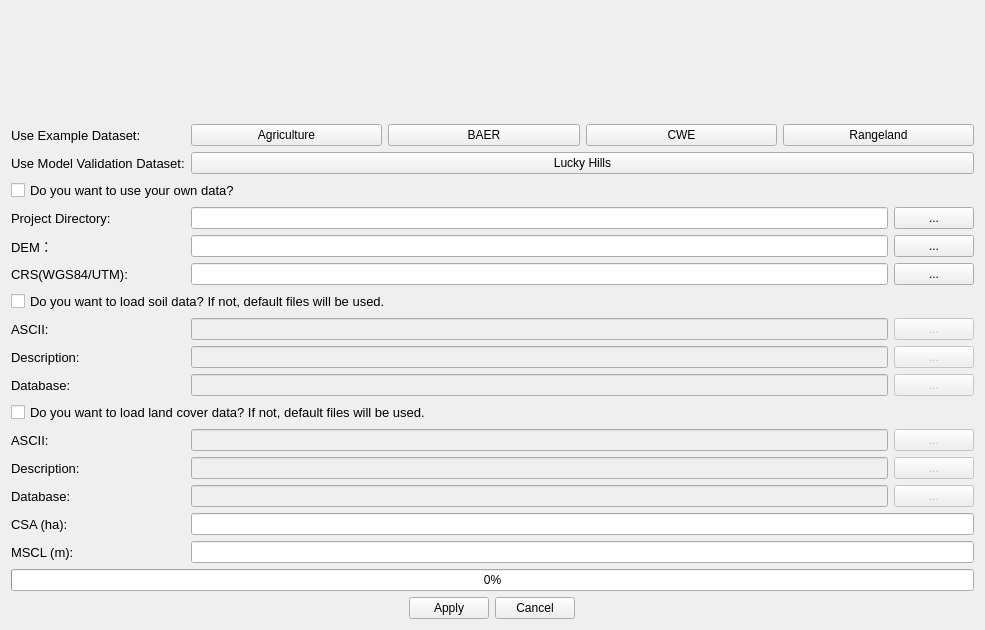
 <widget class="QDialog" name="QGeoWEPPbDialogBase">
  <property name="geometry">
   <rect>
    <x>0</x>
    <y>0</y>
    <width>977</width>
    <height>667</height>
   </rect>
  </property>
  <property name="sizePolicy">
   <sizepolicy hsizetype="Preferred" vsizetype="Expanding">
    <horstretch>0</horstretch>
    <verstretch>0</verstretch>
   </sizepolicy>
  </property>
  <property name="windowTitle">
   <string>QGeoWEPP</string>
  </property>
  <layout class="QVBoxLayout" name="verticalLayout">
   <property name="sizeConstraint">
    <enum>QLayout::SetFixedSize</enum>
   </property>
   <item>
    <layout class="QGridLayout" name="gridLayout">
     <property name="sizeConstraint">
      <enum>QLayout::SetDefaultConstraint</enum>
     </property>
     <item row="4" column="2">
      <widget class="QLineEdit" name="lineEdit_project"/>
     </item>
     <item row="4" column="0" colspan="2">
      <widget class="QLabel" name="label_2">
       <property name="font">
        <font>
         <pointsize>10</pointsize>
        </font>
       </property>
       <property name="text">
        <string>Project Directory:</string>
       </property>
      </widget>
     </item>
     <item row="1" column="0" colspan="2">
      <widget class="QLabel" name="label_7">
       <property name="font">
        <font>
         <pointsize>10</pointsize>
        </font>
       </property>
       <property name="text">
        <string>Use Example Dataset:</string>
       </property>
      </widget>
     </item>
     <item row="22" column="3">
      <widget class="QPushButton" name="pushButton_lcDB">
       <property name="enabled">
        <bool>false</bool>
       </property>
       <property name="text">
        <string>...</string>
       </property>
      </widget>
     </item>
     <item row="20" column="3">
      <widget class="QPushButton" name="pushButton_lcDscp">
       <property name="enabled">
        <bool>false</bool>
       </property>
       <property name="text">
        <string>...</string>
       </property>
      </widget>
     </item>
     <item row="29" column="0" colspan="4">
      <widget class="QDialogButtonBox" name="button_box">
       <property name="font">
        <font/>
       </property>
       <property name="layoutDirection">
        <enum>Qt::RightToLeft</enum>
       </property>
       <property name="orientation">
        <enum>Qt::Horizontal</enum>
       </property>
       <property name="standardButtons">
        <set>QDialogButtonBox::Apply|QDialogButtonBox::Cancel</set>
       </property>
       <property name="centerButtons">
        <bool>true</bool>
       </property>
      </widget>
     </item>
     <item row="6" column="3">
      <widget class="QPushButton" name="pushButton_DEM">
       <property name="text">
        <string>...</string>
       </property>
      </widget>
     </item>
     <item row="15" column="2">
      <widget class="QLineEdit" name="lineEdit_soilDB">
       <property name="enabled">
        <bool>false</bool>
       </property>
      </widget>
     </item>
     <item row="17" column="0" colspan="3">
      <widget class="QCheckBox" name="checkBox_lc">
       <property name="font">
        <font>
         <pointsize>10</pointsize>
         <bold>false</bold>
        </font>
       </property>
       <property name="text">
        <string>Do you want to load land cover data? If not, default files will be used.</string>
       </property>
      </widget>
     </item>
     <item row="20" column="0" colspan="2">
      <widget class="QLabel" name="label_lcDscp">
       <property name="font">
        <font>
         <pointsize>10</pointsize>
        </font>
       </property>
       <property name="text">
        <string>Description:</string>
       </property>
      </widget>
     </item>
     <item row="10" column="0" colspan="3">
      <widget class="QCheckBox" name="checkBox_soil">
       <property name="enabled">
        <bool>true</bool>
       </property>
       <property name="font">
        <font>
         <pointsize>10</pointsize>
         <bold>false</bold>
        </font>
       </property>
       <property name="text">
        <string>Do you want to load soil data? If not, default files will be used.</string>
       </property>
       <property name="checked">
        <bool>false</bool>
       </property>
      </widget>
     </item>
     <item row="2" column="0" colspan="2">
      <widget class="QLabel" name="label_8">
       <property name="font">
        <font>
         <pointsize>10</pointsize>
        </font>
       </property>
       <property name="text">
        <string>Use Model Validation Dataset:</string>
       </property>
      </widget>
     </item>
     <item row="18" column="2">
      <widget class="QLineEdit" name="lineEdit_lc">
       <property name="enabled">
        <bool>false</bool>
       </property>
      </widget>
     </item>
     <item row="26" column="0" colspan="2">
      <widget class="QLabel" name="label_5">
       <property name="font">
        <font>
         <pointsize>10</pointsize>
        </font>
       </property>
       <property name="text">
        <string>MSCL (m):</string>
       </property>
      </widget>
     </item>
     <item row="15" column="3">
      <widget class="QPushButton" name="pushButton_soilDB">
       <property name="enabled">
        <bool>false</bool>
       </property>
       <property name="text">
        <string>...</string>
       </property>
      </widget>
     </item>
     <item row="18" column="3">
      <widget class="QPushButton" name="pushButton_lc">
       <property name="enabled">
        <bool>false</bool>
       </property>
       <property name="text">
        <string>...</string>
       </property>
      </widget>
     </item>
     <item row="24" column="2" colspan="2">
      <widget class="QLineEdit" name="lineEdit_CSA"/>
     </item>
     <item row="4" column="3">
      <widget class="QPushButton" name="pushButton">
       <property name="text">
        <string>...</string>
       </property>
      </widget>
     </item>
     <item row="15" column="0" colspan="2">
      <widget class="QLabel" name="label_soilDB">
       <property name="font">
        <font>
         <pointsize>10</pointsize>
        </font>
       </property>
       <property name="text">
        <string>Database:</string>
       </property>
      </widget>
     </item>
     <item row="13" column="3">
      <widget class="QPushButton" name="pushButton_soilDscp">
       <property name="enabled">
        <bool>false</bool>
       </property>
       <property name="text">
        <string>...</string>
       </property>
      </widget>
     </item>
     <item row="11" column="2">
      <widget class="QLineEdit" name="lineEdit_soil">
       <property name="enabled">
        <bool>false</bool>
       </property>
      </widget>
     </item>
     <item row="0" column="0" colspan="4">
      <widget class="QLabel" name="label">
       <property name="minimumSize">
        <size>
         <width>963</width>
         <height>107</height>
        </size>
       </property>
       <property name="maximumSize">
        <size>
         <width>16777215</width>
         <height>107</height>
        </size>
       </property>
       <property name="pixmap">
        <pixmap>../icons/logo.png</pixmap>
       </property>
       <property name="scaledContents">
        <bool>false</bool>
       </property>
      </widget>
     </item>
     <item row="27" column="0" colspan="4">
      <widget class="QProgressBar" name="progressBar">
       <property name="maximum">
        <number>13</number>
       </property>
       <property name="value">
        <number>0</number>
       </property>
       <property name="textVisible">
        <bool>true</bool>
       </property>
      </widget>
     </item>
     <item row="8" column="0" colspan="2">
      <widget class="QLabel" name="label_6">
       <property name="font">
        <font>
         <pointsize>10</pointsize>
        </font>
       </property>
       <property name="text">
        <string>CRS(WGS84/UTM):</string>
       </property>
      </widget>
     </item>
     <item row="11" column="0" colspan="2">
      <widget class="QLabel" name="label_soil">
       <property name="font">
        <font>
         <pointsize>10</pointsize>
        </font>
       </property>
       <property name="text">
        <string>ASCII:</string>
       </property>
      </widget>
     </item>
     <item row="8" column="2">
      <widget class="QLineEdit" name="lineEdit_crs"/>
     </item>
     <item row="24" column="0" colspan="2">
      <widget class="QLabel" name="label_4">
       <property name="font">
        <font>
         <pointsize>10</pointsize>
        </font>
       </property>
       <property name="text">
        <string>CSA (ha):</string>
       </property>
      </widget>
     </item>
     <item row="22" column="0" colspan="2">
      <widget class="QLabel" name="label_lcDB">
       <property name="font">
        <font>
         <pointsize>10</pointsize>
        </font>
       </property>
       <property name="text">
        <string>Database:</string>
       </property>
      </widget>
     </item>
     <item row="22" column="2">
      <widget class="QLineEdit" name="lineEdit_lcDB">
       <property name="enabled">
        <bool>false</bool>
       </property>
      </widget>
     </item>
     <item row="6" column="0" colspan="2">
      <widget class="QLabel" name="label_3">
       <property name="font">
        <font>
         <pointsize>10</pointsize>
        </font>
       </property>
       <property name="text">
        <string>DEM：</string>
       </property>
      </widget>
     </item>
     <item row="13" column="2">
      <widget class="QLineEdit" name="lineEdit_soilDscp">
       <property name="enabled">
        <bool>false</bool>
       </property>
      </widget>
     </item>
     <item row="26" column="2" colspan="2">
      <widget class="QLineEdit" name="lineEdit_MSCL"/>
     </item>
     <item row="20" column="2">
      <widget class="QLineEdit" name="lineEdit_lcDscp">
       <property name="enabled">
        <bool>false</bool>
       </property>
      </widget>
     </item>
     <item row="6" column="2">
      <widget class="QLineEdit" name="lineEdit_DEM"/>
     </item>
     <item row="8" column="3">
      <widget class="QPushButton" name="pushButton_crs">
       <property name="text">
        <string>...</string>
       </property>
      </widget>
     </item>
     <item row="13" column="0" colspan="2">
      <widget class="QLabel" name="label_soilDscp">
       <property name="font">
        <font>
         <pointsize>10</pointsize>
        </font>
       </property>
       <property name="text">
        <string>Description:</string>
       </property>
      </widget>
     </item>
     <item row="18" column="0" colspan="2">
      <widget class="QLabel" name="label_lc">
       <property name="font">
        <font>
         <pointsize>10</pointsize>
        </font>
       </property>
       <property name="text">
        <string>ASCII:</string>
       </property>
      </widget>
     </item>
     <item row="11" column="3">
      <widget class="QPushButton" name="pushButton_soil">
       <property name="enabled">
        <bool>false</bool>
       </property>
       <property name="text">
        <string>...</string>
       </property>
      </widget>
     </item>
     <item row="3" column="0" colspan="4">
      <widget class="QCheckBox" name="checkBox_own">
       <property name="font">
        <font>
         <pointsize>10</pointsize>
        </font>
       </property>
       <property name="text">
        <string>Do you want to use your own data?</string>
       </property>
      </widget>
     </item>
     <item row="1" column="2" colspan="2">
      <layout class="QGridLayout" name="gridLayout_3">
       <item row="0" column="1">
        <widget class="QPushButton" name="pushButton_baer">
         <property name="text">
          <string>BAER</string>
         </property>
        </widget>
       </item>
       <item row="0" column="2">
        <widget class="QPushButton" name="pushButton_cwe">
         <property name="text">
          <string>CWE</string>
         </property>
        </widget>
       </item>
       <item row="0" column="0">
        <widget class="QPushButton" name="pushButton_agri">
         <property name="text">
          <string>Agriculture</string>
         </property>
        </widget>
       </item>
       <item row="0" column="3">
        <widget class="QPushButton" name="pushButton_ran">
         <property name="text">
          <string>Rangeland</string>
         </property>
        </widget>
       </item>
      </layout>
     </item>
     <item row="2" column="2" colspan="2">
      <widget class="QPushButton" name="pushButton_lh">
       <property name="text">
        <string>Lucky Hills</string>
       </property>
      </widget>
     </item>
    </layout>
   </item>
  </layout>
 </widget>
